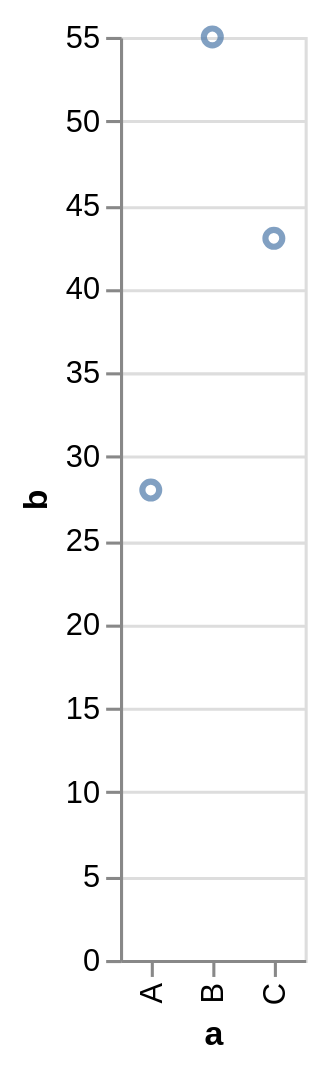

Vega-Lite specification stored for this chart:
### Vega-Lite specification from a JSON file in a GitHub repository (floating-point values rounded to 4 significant figures)
{"$schema": "https://vega.github.io/schema/vega-lite/v6.json", "name": "plotname", "description": "A chart that names itself, which prefixes every scale, mark and step signal with that name — the sizes excepted, being the chart's own.", "data": {"values": [{"a": "A", "b": 28}, {"a": "B", "b": 55}, {"a": "C", "b": 43}]}, "mark": "point", "encoding": {"x": {"field": "a", "type": "ordinal"}, "y": {"field": "b", "type": "quantitative"}}}
